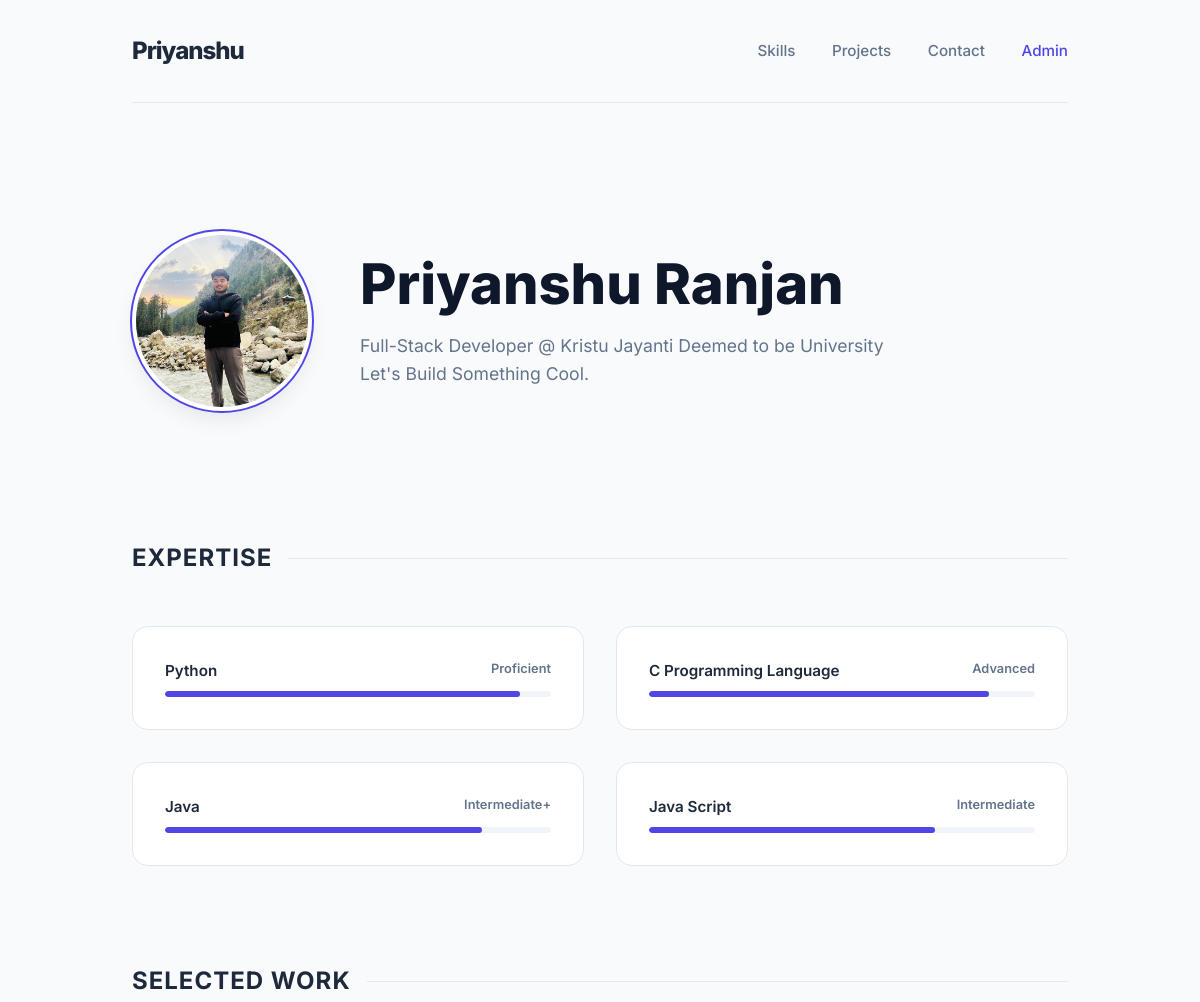
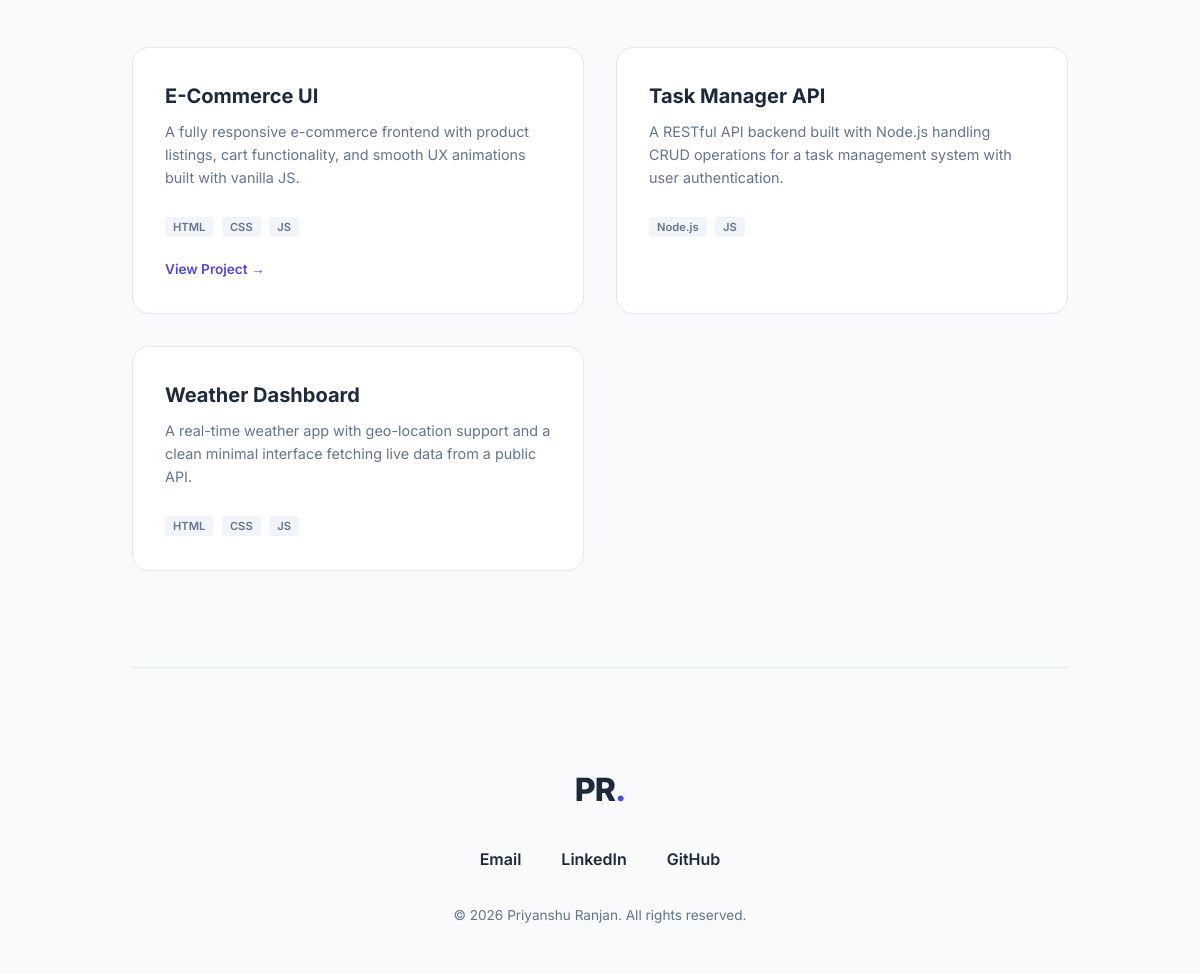
The page / on the database its author committed (2 pictures, top to bottom).
### app.py (models this page shows)
class Skill(db.Model):
    id    = db.Column(db.Integer, primary_key=True)
    name  = db.Column(db.String(100), nullable=False)
    level = db.Column(db.String(50),  default='Intermediate')
    fill  = db.Column(db.Integer,     default=70)

class Project(db.Model):
    id    = db.Column(db.Integer,     primary_key=True)
    name  = db.Column(db.String(120), nullable=False)
    desc  = db.Column(db.Text,        nullable=False)
    tech  = db.Column(db.String(200), default='')
    link  = db.Column(db.String(300), default='')

### app.py (the view)
@app.route('/')
def index():
    data = {
        "name": "Priyanshu Ranjan",
        "title": "Full-Stack Developer",
        "university": "Kristu Jayanti Deemed to be University",
        "bio": "Let's Build Something Cool"
    }
    return render_template('index.html', data=data, skills=Skill.query.all(), projects=Project.query.all())

### templates/index.html (shortened to what this page needs)
<!DOCTYPE html>
<html lang="en">
<head>
</head>
<body>
    <div class="container">
        <nav>
            <a href="/" class="logo">Priyanshu</a>
            <div class="nav-links">
                <a href="#skills">Skills</a>
                <a href="#projects">Projects</a>
                <a href="#contact">Contact</a>
                <a href="/admin" style="color: var(--primary)">Admin</a>
            </div>
        </nav>
        <section class="hero-flex">
            <img src="{{ url_for('static', filename='profile.jpeg') }}" alt="Profile Image" class="profile-img">
            <div class="hero-text">
                <h1>{{ data.name }}</h1>
                <p>{{ data.title }} @ {{ data.university }} <br> {{ data.bio }}.</p>
            </div>
        </section>
        <h2 id="skills">Expertise</h2>
        <div class="grid">
            {% for s in skills %}
            <div class="card">
                <div class="skill-header">
                    <span>{{ s.name }}</span>
                    <span style="color: var(--muted); font-size: 0.8rem;">{{ s.level }}</span>
                </div>
                <div class="skill-bar">
                    <div class="skill-fill" style="width: {{ s.fill }}%"></div>
                </div>
            </div>
            {% endfor %}
        </div>
        <h2 id="projects">Selected Work</h2>
        <div class="grid">
            {% for p in projects %}
            <div class="card">
                <div class="project-title">{{ p.name }}</div>
                <p class="project-desc">{{ p.desc }}</p>
                <div class="tech-tags">
                    {% if p.tech %}
                        {% for tag in p.tech.split(',') %}
                        <span class="tag">{{ tag.strip() }}</span>
                        {% endfor %}
                    {% endif %}
                </div>
                {% if p.link %}
                <a href="{{ p.link }}" target="_blank" class="project-link">View Project →</a>
                {% endif %}
            </div>
            {% endfor %}
        </div>
        <footer id="contact">
            <div class="logo" style="font-size: 2rem;">PR<span>.</span></div>
            <div class="contact-links">
                <a href="mailto:priyanshuranjan2209@gmail.com">Email</a>
                <a href="https://www.linkedin.com/in/priyanshu-ranjan-291287378/" target="_blank">LinkedIn</a>
                <a href="https://github.com/yourusername" target="_blank">GitHub</a>
            </div>
            <p style="color: var(--muted); font-size: 0.85rem;">
                &copy; 2026 {{ data.name }}. All rights reserved.
            </p>
        </footer>
    </div>
</body>
</html>

### templates/index.html (style rules this page uses)
:root { --primary: #4f46e5; --bg: #f8fafc; --text: #1e293b; --card-bg: #ffffff; --border: #e2e8f0; --muted: #64748b; }
* { margin: 0; padding: 0; box-sizing: border-box; }
body { font-family: 'Inter', sans-serif; background-color: var(--bg); color: var(--text); line-height: 1.6; scroll-behavior: smooth; }
.container { max-width: 1000px; margin: 0 auto; padding: 0 2rem; }
nav { display: flex; justify-content: space-between; align-items: center; padding: 2rem 0; border-bottom: 1px solid var(--border); }
.logo { font-weight: 800; font-size: 1.5rem; color: var(--text); text-decoration: none; letter-spacing: -1px; }
.logo span { color: var(--primary); }
.nav-links a { text-decoration: none; color: var(--muted); font-weight: 500; font-size: 0.95rem; margin-left: 2rem; transition: color 0.2s; }
.hero-flex { display: flex; align-items: center; gap: 3rem; padding: 8rem 0; }
.profile-img { width: 180px; height: 180px; border-radius: 50%; object-fit: cover; border: 4px solid #ffffff; box-shadow: 0 10px 25px -5px rgba(0, 0, 0, 0.1); outline: 2px solid var(--primary); flex-shrink: 0; }
.hero-text h1 { font-size: clamp(2.5rem, 5vw, 3.5rem); font-weight: 800; line-height: 1.1; margin-bottom: 1rem; color: #0f172a; }
.hero-text p { font-size: 1.1rem; color: var(--muted); max-width: 600px; }
h2 { font-size: 1.5rem; font-weight: 700; margin-bottom: 3rem; display: flex; align-items: center; gap: 1rem; text-transform: uppercase; letter-spacing: 1px; }
h2::after { content: ""; height: 1px; flex: 1; background: var(--border); }
.grid { display: grid; grid-template-columns: repeat(auto-fit, minmax(300px, 1fr)); gap: 2rem; margin-bottom: 6rem; }
.card { background: var(--card-bg); border: 1px solid var(--border); padding: 2rem; border-radius: 16px; transition: all 0.3s ease; }
.skill-header { display: flex; justify-content: space-between; margin-bottom: 0.5rem; font-weight: 600; font-size: 0.95rem; }
.skill-bar { height: 6px; background: #f1f5f9; border-radius: 10px; overflow: hidden; }
.skill-fill { height: 100%; background: var(--primary); border-radius: 10px; }
.project-title { font-size: 1.25rem; font-weight: 700; margin-bottom: 0.5rem; }
.project-desc { color: var(--muted); font-size: 0.9rem; margin-bottom: 1.5rem; }
.tag { background: #f1f5f9; color: var(--muted); font-size: 0.7rem; font-weight: 600; padding: 3px 8px; border-radius: 4px; margin-right: 4px; }
.project-link { display: inline-block; margin-top: 1.25rem; color: var(--primary); text-decoration: none; font-weight: 600; font-size: 0.85rem; }
footer { margin-top: 4rem; padding: 6rem 0 3rem 0; border-top: 1px solid var(--border); text-align: center; }
.contact-links { display: flex; justify-content: center; gap: 2.5rem; margin: 2rem 0; }
.contact-links a { text-decoration: none; color: var(--text); font-weight: 600; transition: color 0.2s; }

### rows shown on the page
Skill: name "Python", level "Proficient", fill 92 (drawn)
Skill: name "C Programming Language", level "Advanced", fill 88 (drawn)
Skill: name "Java", level "Intermediate+", fill 82 (drawn)
Skill: name "Java Script", level "Intermediate", fill 74 (drawn)
Project: name "E-Commerce UI", desc "A fully responsive e-commerce frontend with product listings, cart functionality, and smooth UX animations built with vanilla JS.", strip "HTML" "CSS" "JS"
Project: name "Task Manager API", desc "A RESTful API backend built with Node.js handling CRUD operations for a task management system with user authentication.", strip "Node.js" "JS"
Project: name "Weather Dashboard", desc "A real-time weather app with geo-location support and a clean minimal interface fetching live data from a public API.", strip "HTML" "CSS" "JS"

### other values the page prints
{{ data.name }} "Priyanshu Ranjan"
{{ data.title }} "Full-Stack Developer"
{{ data.university }} "Kristu Jayanti Deemed to be University"
{{ data.bio }} "Let's Build Something Cool"
